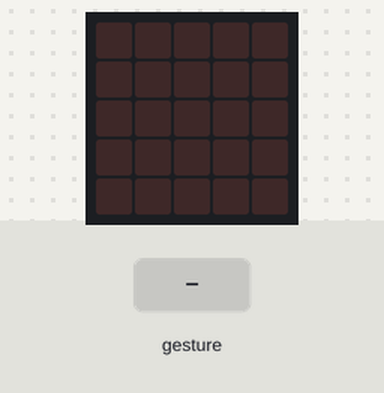
The program below on a simulated BBC micro:bit (MakeCode). Parts: the board's 5×5 LED display. The inputs (shaded band) are chosen by the test bench. Random numbers come from a fixed seed; a tilt is held for 1.5 s and a shake lasts 1 s, then the board lies face up again.

Above: at 1.2 s.
1.3 s: gesture 'shake'
At 2.2 s:
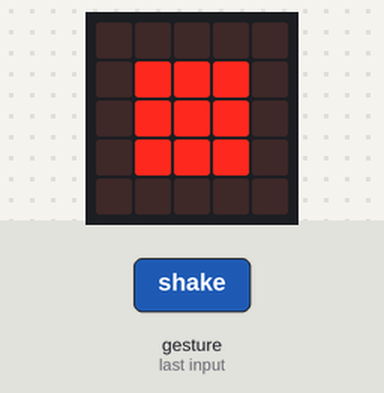
3.0 s: gesture 'shake'
At 3.5 s:
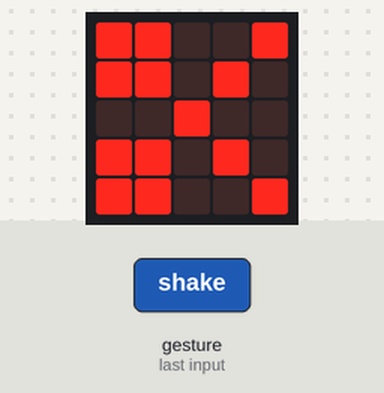
Timing chart, 0 to 6.0 s (numbered marks = the images above; inputs shaded):
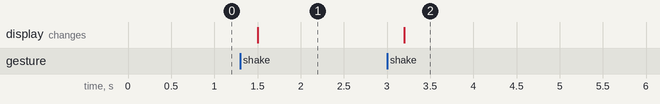

Measured:
- after the input at 1.3 s, the display: changes after 0.20 s (image 1)
- after the input at 3.0 s, the display: changes after 0.20 s (image 2)

The program:

main.ts
```typescript
let ぐーちょきぱー = 0
input.onGesture(Gesture.Shake, function () {
    ぐーちょきぱー = randint(0, 2)
    if (ぐーちょきぱー == 0) {
        basic.showLeds(`
            . . . . .
            . # # # .
            . # # # .
            . # # # .
            . . . . .
            `)
    } else if (ぐーちょきぱー == 1) {
        basic.showLeds(`
            # # # # #
            # . . . #
            # . . . #
            # . . . #
            # # # # #
            `)
    } else {
        basic.showLeds(`
            # # . . #
            # # . # .
            . . # . .
            # # . # .
            # # . . #
            `)
    }
})
```

test.ts
```typescript
// テストはここに来ます。このパッケージが拡張機能として使用されるときにはコンパイルされません。
```
